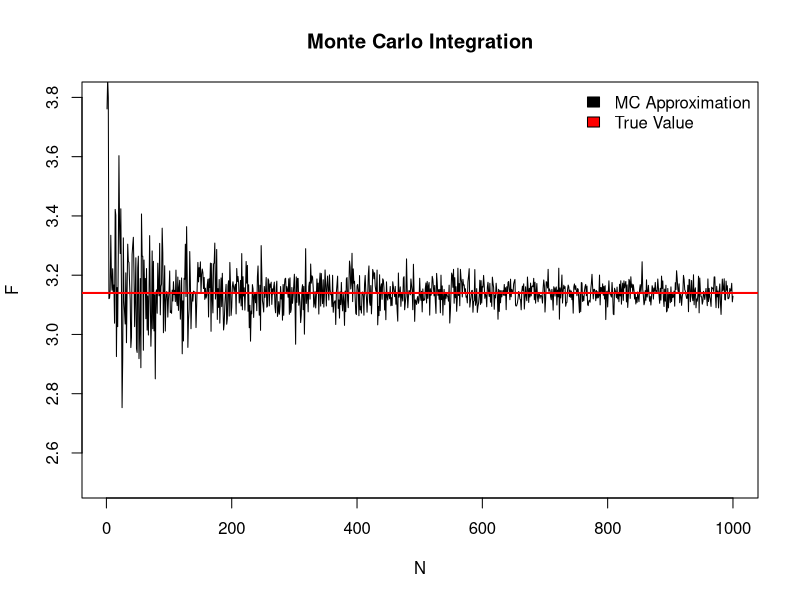

This figure's R source:
mc_int=function(n){
               u=runif(n)
               g=4*sqrt(1-u^2)
               mc_int=mean(g)
               mc_int
               }
F= rep(0,1000)
for (i in 1:1000){
F[i] = mc_int(i)}
plot(F,type='l', xlab="N",ylab="F",main="Monte Carlo Integration",ylim=c(2.5,3.8))
abline(h=3.14, col="red",lwd=2)
legend('topright', c("MC Approximation","True Value"), fill =c("black", "red"),cex=1,bty='n')
dev.print(device=postscript,"mcint.eps",width=7,height=7, horizontal=FALSE)
dev.off()